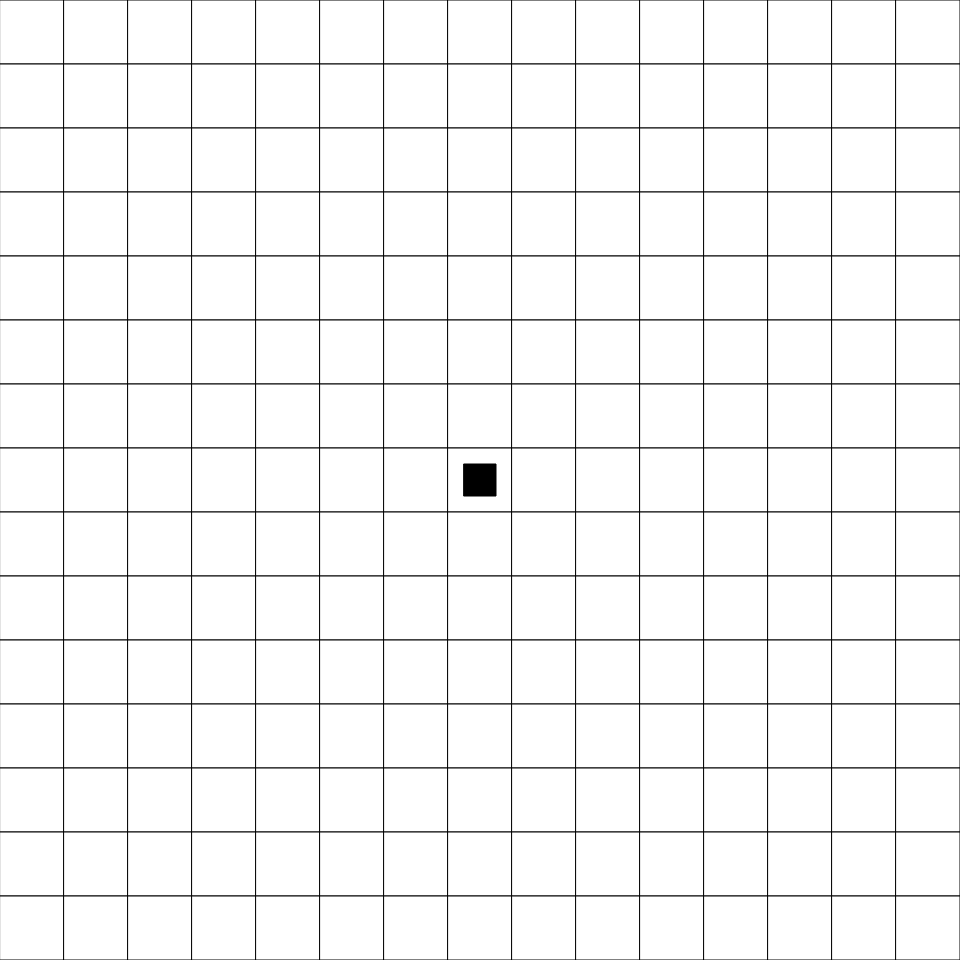
Frame 1 (no input)
Frame 60 (no input): identical to frame 1, image omitted
Frame 120 (the mouse pressed at the canvas centre since frame 60): identical to frame 1, image omitted

The p5.js sketch that drew this single still picture (run headless with seeded random() and noise() and a simulated clock; from frame 60 on, the mouse is pressed at the canvas centre):

// p5.js sketch
// ── sketch.js
//send out lines which will collide with the walls
//have collisions color the walls
//have a fov value to be able to change to increase range of the cone

let screen_width = 960;
let screen_height = 960;
let box_size = 64;
let player_size = 32;
let amount_of_blocks = screen_width/box_size;
let dude;

function setup() {
  createCanvas(screen_width, screen_height);
  dude = new Player();
}

function draw()
{
  background('#FFFFFF');
  
  fill('#FFFFFF');
  for (let y = 0; y < amount_of_blocks; y++)
    for (let x = 0; x < amount_of_blocks; x++)
      rect(x * box_size, y * box_size, box_size);
  dude.display();
  dude.move();
}

// ── cool.html
<!DOCTYPE html>
<html>
	<head>
		<script src="https://cdn.jsdelivr.net/npm/p5@1.7.0/lib/p5.js"></script>
		<script src="sketch.js"></script>
		<script src="player.js"></script>
	</head>
	<body>
	</body>
</html>
<!-- open from chrome file:///Users/kkroon/github/box_cone_detection/cool.html -->

// ── player.js
class Player
{
  constructor()
  {
    this.x = screen_width/2 - player_size/2;;
    this.y = screen_height/2 - player_size/2;
    this.size = player_size;
    this.speed = 4;
  }
  move()
  {
    if (keyIsDown('W'.charCodeAt(0)))
      this.y -= this.speed;
    if (keyIsDown('A'.charCodeAt(0)))
      this.x -= this.speed;
    if (keyIsDown('S'.charCodeAt(0)))
      this.y += this.speed;
    if (keyIsDown('D'.charCodeAt(0)))
      this.x += this.speed;
  }
  display()
  {
    fill('#000000');
    rect(this.x, this.y, this.size);
  }
}
